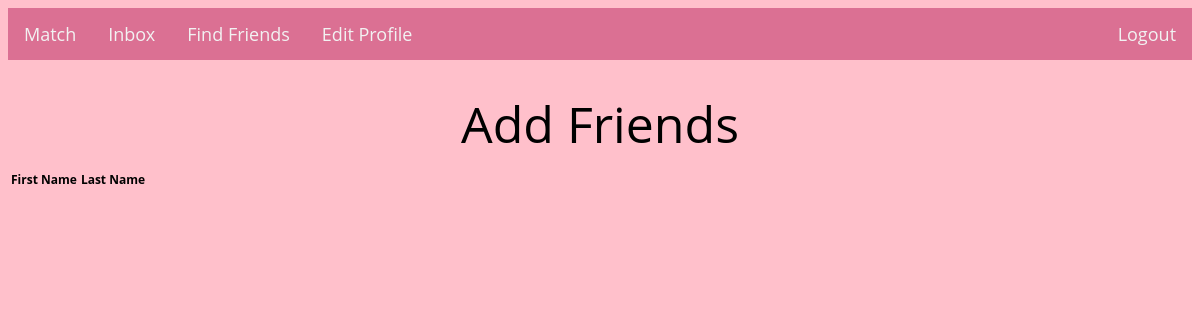
Page /add_friends/anwu8 on the earlier database version.
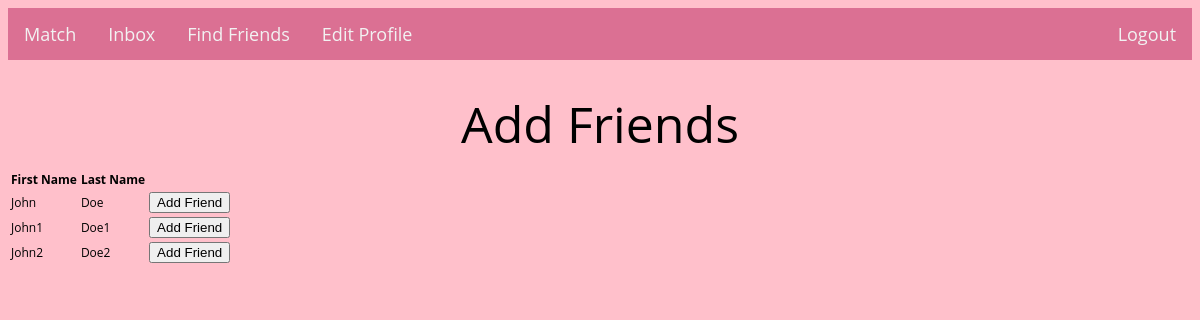
Same page on the later database version.
### tables this page shows
CREATE TABLE users (
    id integer primary key autoincrement,
    first_name text not null,
    last_name text not null,
    username text not null,
    password text not null,
    phone_number text,
    college text,
    class_year text,
    gender text,
    orientation text,
    preference text
);

### main.py (the view)
@app.route('/add_friends/<username>', methods=['POST', 'GET'])
def add_friends(username):
    if request.method == 'GET':
        first_name = request.args.get('first_name')
        last_name = request.args.get('last_name')
        residential_college = request.args.get('residential_college')
        class_year = request.args.get('class_year')
        gender = request.args.get('gender')
        orientation = request.args.get('orientation')
        potential_friends = retrieve_potential_friends(
            username, first_name, last_name, residential_college, class_year, gender, orientation)
        return render_template('add_friends.html', username=username, potential_friends=potential_friends)
    else:
        friend_username = request.args.get('friend_username')
        add_friend(username, friend_username)
        return render_template('add_friends.html', username=username)

### templates/add_friends.html (shortened to what this page needs)
<!DOCTYPE html>
<html lang="en">
<head>
    <link href="/static/css/add_friends.css" rel="stylesheet" type="text/css" media="all">
    <link href="/static/css/main.css" rel="stylesheet" type="text/css" media="all">
    <link href="/static/css/profile.css" rel="stylesheet" type="text/css" media="all">
</head>
<body>
    {% include "header.html" %}
    <h1>Add Friends</h1>
    <table>
        <tr>
            <th>First Name</th>
            <th>Last Name</th>
            <th></th>
        </tr>
        {% for potential_friend in potential_friends: %}
        <tr>
            <td>{{potential_friend[1]}}</td>
            <td>{{potential_friend[2]}}</td>
            <td>
                <form method="post" action="{{url_for('add_friends', username=username, friend_username=potential_friend[0])}}">
                    <button type="submit">Add Friend</button>
                </form>
            </td>
        </tr>
        {% endfor %}
    </table>
</body>
</html>

Differences in the rows shown:
added users: first_name "John", last_name "Doe"
added users: first_name "John1", last_name "Doe1"
added users: first_name "John2", last_name "Doe2"
